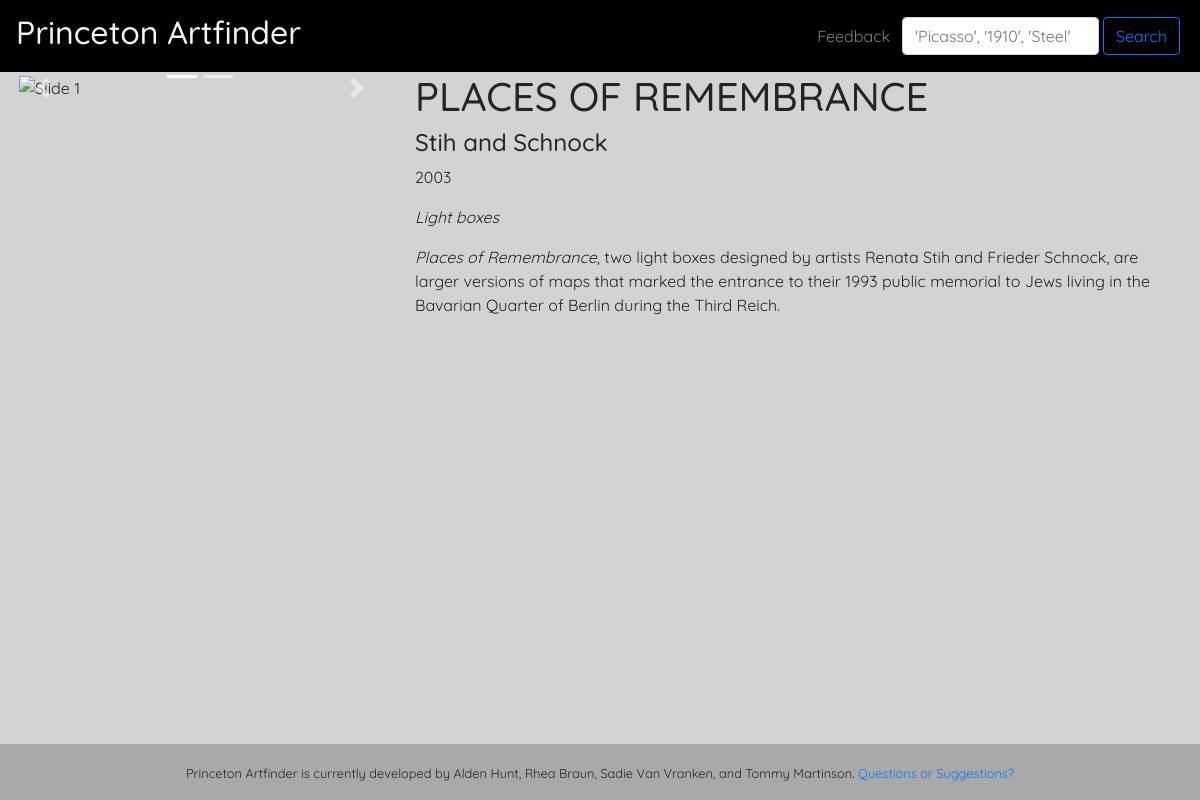
The app's page /objects/55830 with its own data.
### tables this page shows
CREATE TABLE objects (
									objectid integer PRIMARY KEY,
									title text,
									creators text,
									dates text,
									description text,
									image text,
									medium text,
									dimensions text,
									lat real,
									long real
								);

### artfinder.py (the view)
@app.route('/objects/<int:obj_id>')
def show_object_data(obj_id):
    objimg = usedb.json_object_img('artobjects.db', obj_id)
    objdata = usedb.display_object_data('artobjects.db', obj_id)
    return render_template('objects.html', objdata=objdata, objimg=objimg)

### usedb.py (called while the page is built)
def display_object_data(db_file, objectid):
	conn = sqlite3.connect(db_file)
	cur = conn.cursor()
	cur.execute("SELECT * FROM objects WHERE objectid=?", (objectid,))
	cur.execute("SELECT * FROM objects WHERE objectid=?", (objectid,))
	row = cur.fetchone()
	conn.close()
	return row

def json_object_img(db_file, objectid):
	conn = sqlite3.connect(db_file)
	cur = conn.cursor()
	cur.execute("SELECT json_object('image', image) AS json_result FROM (SELECT * FROM objects WHERE objectid=?)", (objectid,))
	row = cur.fetchone()
	json_row = json.loads(row[0])
	conn.close()
	return json_row

### templates/objects.html (shortened to what this page needs)
<!doctype html>
<html lang="en" class="h-100">
    <head>
        <link rel="stylesheet" href="https://stackpath.bootstrapcdn.com/bootstrap/4.3.1/css/bootstrap.min.css">
        <link rel="stylesheet" type="text/css" href="{{ url_for('static', filename='styles/objects.css')}}">
    </head>
    <body class="d-flex flex-column h-100">
        <header>
            <nav class="navbar navbar-expand-md navbar-dark">
                <a class="navbar-brand" href="/map"><h2>Princeton Artfinder</h2></a>
                <div class="collapse navbar-collapse" id="navbarSupportedContent">
                        <ul class="navbar-nav ml-auto">
                                <li class="nav-item">
                                    <a class="nav-link" href="https://forms.gle/MdE3YgcoUkZ9mbmB8">Feedback</a>
                                </li>
                            </ul>
                            <form class="form-inline mr-1" id = "search" action="/search" method="POST">
                                <input class="form-control m-1" type="search" name="search" placeholder="'Picasso', '1910', 'Steel'" aria-label="Search">
                                <button class="btn btn-outline-primary" type="submit">Search</button>
                            </form>
                </div>
            </nav>
        </header>
        <main role="main">
            <div class ="container-fluid">
                <div class="row">
                    <div class="col col-md-4" id="media">
                    </div>
                    <div class="col col-md-8">
                        <h1>{{objdata[1]}}</h3>
                        <h4>{{objdata[2]}}</h4>
                        <p>{{objdata[3]}}</p>
                        <p><i>{{objdata[6]}}</i></p>
                        <p>{{objdata[4] | safe}}</p>
                    </div>
                </div>
            </div>
        </main>
        <footer class="footer mt-auto py-3">
                <div class="container">
                    <small>Princeton Artfinder is currently developed by Alden Hunt,
                        Rhea Braun, Sadie Van Vranken, and Tommy Martinson.
                        <a href="mailto:achunt@princeton.edu">Questions or Suggestions?</a></small>
                </div>
        </footer>
    </body>
</html>

### static/styles/objects.css (style rules this page uses)
.navbar { background-color: black; color: whitesmoke; }
body { background-color: lightgray; font-family: 'Quicksand', sans-serif; }
h2 { color: whitesmoke; }
#media { overflow: hidden; width: 100%; max-height: auto; }
.footer { background-color: darkgray; text-align: center; }
.col { min-width: 250px; }
a { text-decoration: none !important; }

### records on screen
objects: title "PLACES OF REMEMBRANCE", creators "Stih and Schnock", dates "2003", medium "Light boxes", description "Places of Remembrance , two light boxes designed by artists Renata Stih and Frieder Schnock, are larger versions of maps that marked the entrance to their 1993 public memorial to Jews living in the Bavarian Quarter of Berlin during the Third Reich."
